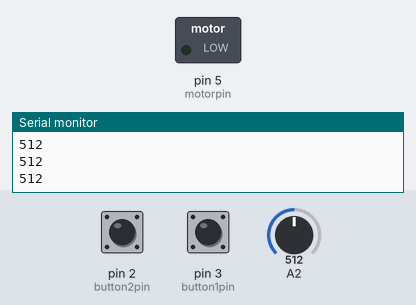
The sketch below on a simulated Arduino Uno, built with avr-gcc and run on an emulated ATmega328P. On the bench: switched loads named in the sketch (green lamp = pin HIGH), the last lines printed to the serial monitor. The inputs (shaded band) are chosen by the test bench; at power-on: pin 2 (button2pin) HIGH, pin 3 (button1pin) HIGH, A2 = 512.

Above: at 1.2 s.
1.3 s: pin 2 (button2pin) pulled LOW for 0.15 s
At 1.4 s:
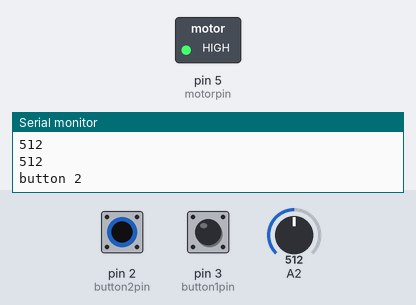
3.0 s: pin 3 (button1pin) pulled LOW for 0.15 s
At 3.11 s:
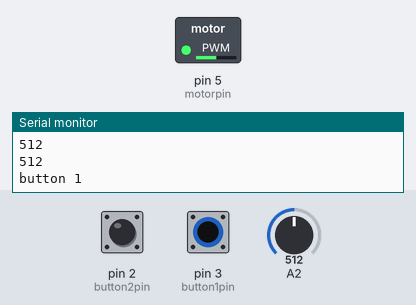
4.7 s: pin 2 (button2pin) pulled LOW for 1 s
At 5.5 s:
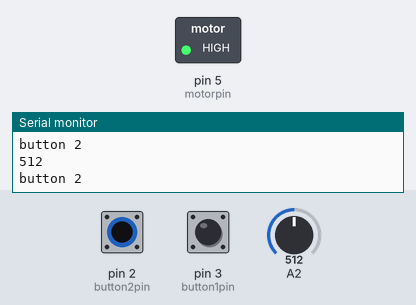
7.2 s: pin 2 (button2pin) pulled LOW for 3.2 s
At 11.0 s:
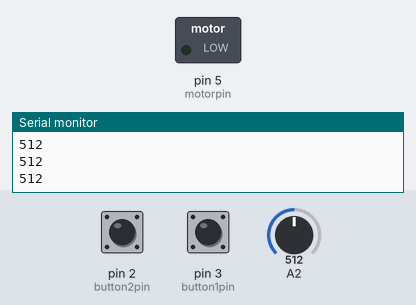
11.9 s: pin 3 (button1pin) pulled LOW for 3.2 s
At 12.3 s:
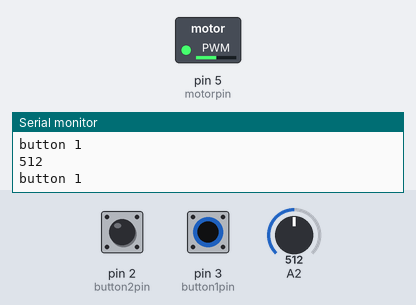
Timing chart, 0 to 16.7 s (numbered marks = the images above; inputs shaded):
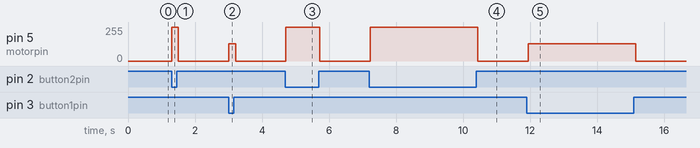

Measured:
- after the input at 1.3 s, pin 5 (motorpin): 0/255 → 255/255 at once, → 0/255 0.20 s later
- after the input at 3.0 s, pin 5 (motorpin): 0/255 → 128/255 at once, → 0/255 0.20 s later
- after the input at 4.7 s, pin 5 (motorpin): 0/255 → 255/255 at once, → 0/255 1.0 s later
- after the input at 7.2 s, pin 5 (motorpin): 0/255 → 255/255 at once, → 0/255 3.2 s later
- after the input at 11.9 s, pin 5 (motorpin): 0/255 → 128/255 at once, → 0/255 3.2 s later

The sketch:

knob_buttons_motor.ino
```cpp
// (licence header left out)
int knob = 0;

int button1pin = 3;
int button2pin = 2;
int motorpin = 5;

boolean button1 = false;
boolean button2 = false;

void setup() {
    pinMode(button1pin,INPUT_PULLUP);
    pinMode(button2pin,INPUT_PULLUP);
    pinMode(motorpin,OUTPUT);
    analogWrite(motorpin,0);
    knob = analogRead(A2);
    Serial.begin(9600);

}

void loop() {

  button1 = digitalRead(button1pin);
  button2 = digitalRead(button2pin);
  knob = analogRead(A2);
  if(!button1 && button2){
    analogWrite(motorpin,knob/4);
    Serial.println("button 1");
  }
  if(!button2 && button1){
    analogWrite(motorpin,255);
    Serial.println("button 2");
  }
  if(button2 && button1){
    analogWrite(motorpin,0);
  }
  if(!button2 && !button1){
    analogWrite(motorpin,0);
  }
  delay(100);
  Serial.println(knob);

}
```
